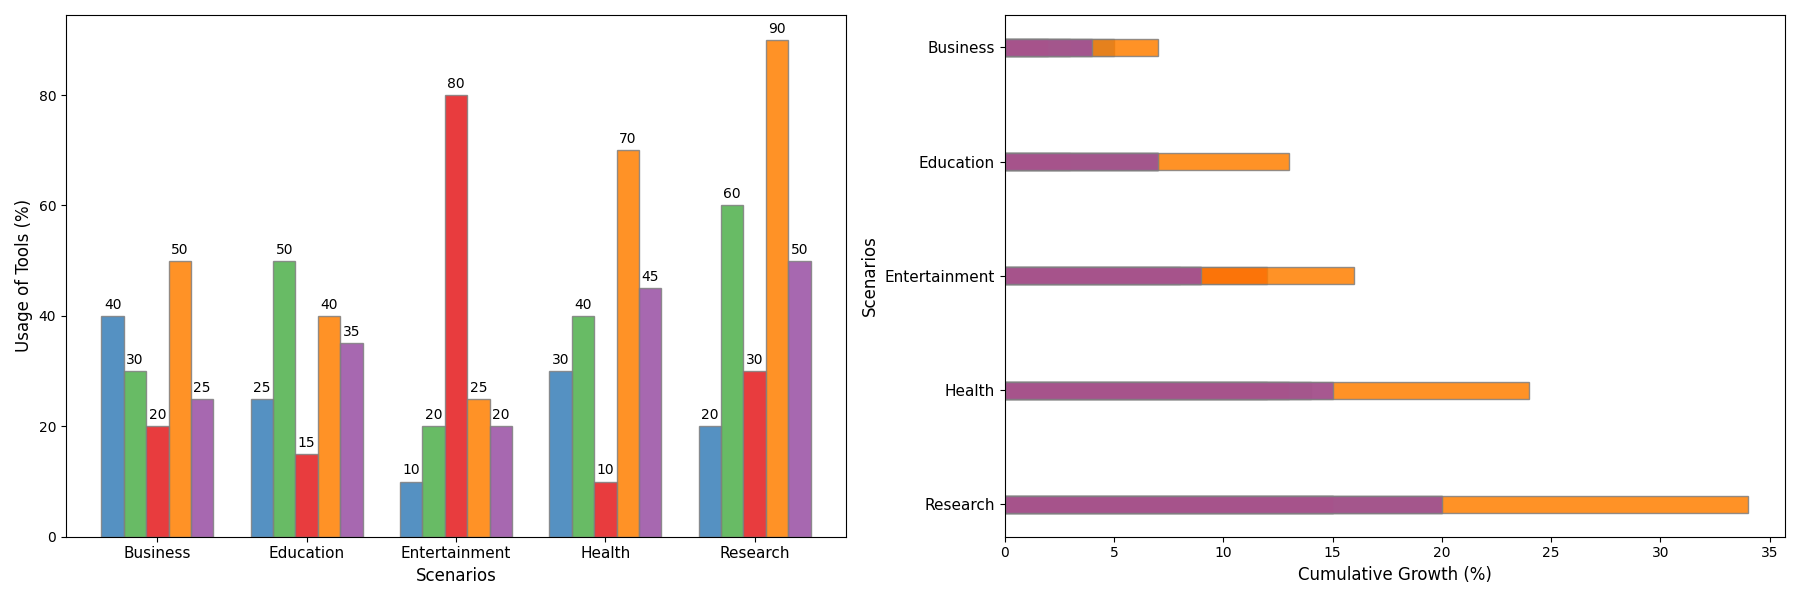

This figure's Python source:
import matplotlib.pyplot as plt
import numpy as np

scenarios = ['Business', 'Education', 'Entertainment', 'Health', 'Research']
categories = ['Excel', 'Python', 'Graphics', 'Statistics', 'Machine Learning']

usage_data = np.array([
    [40, 30, 20, 50, 25],
    [25, 50, 15, 40, 35],
    [10, 20, 80, 25, 20],
    [30, 40, 10, 70, 45],
    [20, 60, 30, 90, 50]
])

fig, (ax1, ax2) = plt.subplots(1, 2, figsize=(18, 6))

bar_width = 0.15
positions = np.arange(len(scenarios))
# Shuffled colors
colors = ['#377eb8', '#4daf4a', '#e41a1c', '#ff7f00', '#984ea3']

# Bar chart on the first axis
for i, (category, color) in enumerate(zip(categories, colors)):
    bars = ax1.bar(positions + i * bar_width, usage_data[:, i], bar_width, color=color, edgecolor='gray', alpha=0.85)
    for bar in bars:
        height = bar.get_height()
        ax1.annotate(f'{height}', xy=(bar.get_x() + bar.get_width() / 2, height),
                     xytext=(0, 3), textcoords="offset points", ha='center', va='bottom', fontsize=10, color='black')

ax1.set_xlabel('Scenarios', fontsize=12)
ax1.set_ylabel('Usage of Tools (%)', fontsize=12)
ax1.set_xticks(positions + 2 * bar_width)
ax1.set_xticklabels(scenarios, fontsize=11)

usage_growth = np.array([
    [5, 3, 2, 7, 4],
    [2, 4, 1, 6, 3],
    [1, 2, 9, 3, 2],
    [4, 5, 1, 8, 6],
    [3, 6, 2, 10, 5]
])

cumulative_data = np.cumsum(usage_growth, axis=0)
for i, (category, color) in enumerate(zip(categories, colors)):
    ax2.barh(positions, cumulative_data[:, i], bar_width, color=color, edgecolor='gray', alpha=0.85)

ax2.set_xlabel('Cumulative Growth (%)', fontsize=12)
ax2.set_ylabel('Scenarios', fontsize=12)
ax2.set_yticks(positions)
ax2.set_yticklabels(scenarios, fontsize=11)
ax2.invert_yaxis()

plt.tight_layout()
plt.show()
